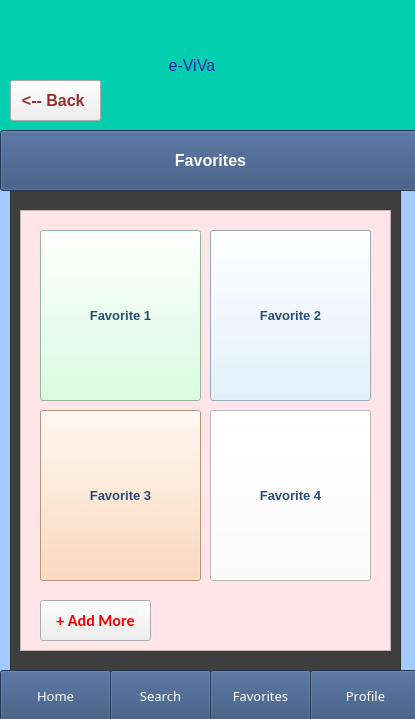
<?xml version="1.0" encoding="UTF-8"?>
<ui version="4.0">
 <class>Form</class>
 <widget class="QWidget" name="Form">
  <property name="geometry">
   <rect>
    <x>0</x>
    <y>0</y>
    <width>415</width>
    <height>719</height>
   </rect>
  </property>
  <property name="windowTitle">
   <string>Form</string>
  </property>
  <widget class="QPushButton" name="Ptiseis_3">
   <property name="geometry">
    <rect>
     <x>0</x>
     <y>130</y>
     <width>421</width>
     <height>61</height>
    </rect>
   </property>
   <property name="font">
    <font>
     <pointsize>12</pointsize>
     <weight>75</weight>
     <bold>true</bold>
    </font>
   </property>
   <property name="styleSheet">
    <string notr="true">background-color: rgb(0, 170, 255);
background-color: rgb(48, 76, 118);
color: rgb(255, 255, 255);</string>
   </property>
   <property name="text">
    <string>Favorites</string>
   </property>
  </widget>
  <widget class="QScrollArea" name="scrollArea">
   <property name="geometry">
    <rect>
     <x>-1</x>
     <y>-1</y>
     <width>421</width>
     <height>721</height>
    </rect>
   </property>
   <property name="styleSheet">
    <string notr="true">background-color: rgb(162, 202, 255);</string>
   </property>
   <property name="widgetResizable">
    <bool>true</bool>
   </property>
   <widget class="QWidget" name="scrollAreaWidgetContents">
    <property name="geometry">
     <rect>
      <x>0</x>
      <y>0</y>
      <width>419</width>
      <height>719</height>
     </rect>
    </property>
    <widget class="QListWidget" name="listWidget_3">
     <property name="geometry">
      <rect>
       <x>20</x>
       <y>210</y>
       <width>371</width>
       <height>441</height>
      </rect>
     </property>
     <property name="font">
      <font>
       <pointsize>12</pointsize>
       <weight>75</weight>
       <bold>true</bold>
      </font>
     </property>
     <property name="layoutDirection">
      <enum>Qt::LeftToRight</enum>
     </property>
     <property name="styleSheet">
      <string notr="true">background-color: rgb(255, 228, 232);
color: rgb(41, 75, 117);


</string>
     </property>
     <item>
      <property name="text">
       <string/>
      </property>
     </item>
    </widget>
    <widget class="QPushButton" name="Diamoni_10">
     <property name="geometry">
      <rect>
       <x>0</x>
       <y>670</y>
       <width>111</width>
       <height>51</height>
      </rect>
     </property>
     <property name="font">
      <font>
       <family>Arial Rounded MT Bold</family>
       <pointsize>10</pointsize>
       <weight>50</weight>
       <bold>false</bold>
      </font>
     </property>
     <property name="styleSheet">
      <string notr="true">background-color: rgb(0, 170, 255);
background-color: rgb(48, 76, 118);
color: rgb(255, 255, 255);</string>
     </property>
     <property name="text">
      <string>Home</string>
     </property>
     <property name="default">
      <bool>false</bool>
     </property>
     <property name="flat">
      <bool>false</bool>
     </property>
    </widget>
    <widget class="QPushButton" name="Diamoni_11">
     <property name="geometry">
      <rect>
       <x>110</x>
       <y>670</y>
       <width>101</width>
       <height>51</height>
      </rect>
     </property>
     <property name="font">
      <font>
       <family>Arial Rounded MT Bold</family>
       <pointsize>10</pointsize>
       <weight>50</weight>
       <bold>false</bold>
      </font>
     </property>
     <property name="styleSheet">
      <string notr="true">background-color: rgb(0, 170, 255);
background-color: rgb(48, 76, 118);
color: rgb(255, 255, 255);</string>
     </property>
     <property name="text">
      <string>Search</string>
     </property>
     <property name="default">
      <bool>false</bool>
     </property>
     <property name="flat">
      <bool>false</bool>
     </property>
    </widget>
    <widget class="QPushButton" name="Diamoni_12">
     <property name="geometry">
      <rect>
       <x>210</x>
       <y>670</y>
       <width>101</width>
       <height>51</height>
      </rect>
     </property>
     <property name="font">
      <font>
       <family>Arial Rounded MT Bold</family>
       <pointsize>10</pointsize>
       <weight>50</weight>
       <bold>false</bold>
      </font>
     </property>
     <property name="styleSheet">
      <string notr="true">background-color: rgb(0, 170, 255);
background-color: rgb(48, 76, 118);
color: rgb(255, 255, 255);</string>
     </property>
     <property name="text">
      <string>Favorites</string>
     </property>
     <property name="default">
      <bool>false</bool>
     </property>
     <property name="flat">
      <bool>false</bool>
     </property>
    </widget>
    <widget class="QPushButton" name="Diamoni_13">
     <property name="geometry">
      <rect>
       <x>310</x>
       <y>670</y>
       <width>111</width>
       <height>51</height>
      </rect>
     </property>
     <property name="font">
      <font>
       <family>Arial Rounded MT Bold</family>
       <pointsize>10</pointsize>
       <weight>50</weight>
       <bold>false</bold>
      </font>
     </property>
     <property name="styleSheet">
      <string notr="true">background-color: rgb(0, 170, 255);
background-color: rgb(48, 76, 118);
color: rgb(255, 255, 255);</string>
     </property>
     <property name="text">
      <string>Profile</string>
     </property>
     <property name="default">
      <bool>false</bool>
     </property>
     <property name="flat">
      <bool>false</bool>
     </property>
    </widget>
    <widget class="QLabel" name="e-ViVa_2">
     <property name="geometry">
      <rect>
       <x>0</x>
       <y>0</y>
       <width>431</width>
       <height>131</height>
      </rect>
     </property>
     <property name="font">
      <font>
       <family>MS Shell Dlg 2</family>
       <pointsize>12</pointsize>
       <weight>50</weight>
       <italic>false</italic>
       <bold>false</bold>
      </font>
     </property>
     <property name="styleSheet">
      <string notr="true">background-color: rgb(4, 206, 176);
font: 12pt &quot;MS Shell Dlg 2&quot;;
color: rgb(27, 36, 156);

</string>
     </property>
     <property name="text">
      <string>                                      e-ViVa</string>
     </property>
    </widget>
    <widget class="QPushButton" name="pushButton_7">
     <property name="geometry">
      <rect>
       <x>40</x>
       <y>230</y>
       <width>161</width>
       <height>171</height>
      </rect>
     </property>
     <property name="font">
      <font>
       <pointsize>10</pointsize>
       <weight>75</weight>
       <bold>true</bold>
      </font>
     </property>
     <property name="layoutDirection">
      <enum>Qt::LeftToRight</enum>
     </property>
     <property name="styleSheet">
      <string notr="true">color: rgb(41, 75, 117);
background-color: rgb(206, 255, 217);</string>
     </property>
     <property name="text">
      <string>Favorite 1</string>
     </property>
    </widget>
    <widget class="QPushButton" name="pushButton_8">
     <property name="geometry">
      <rect>
       <x>210</x>
       <y>230</y>
       <width>161</width>
       <height>171</height>
      </rect>
     </property>
     <property name="font">
      <font>
       <pointsize>10</pointsize>
       <weight>75</weight>
       <bold>true</bold>
      </font>
     </property>
     <property name="layoutDirection">
      <enum>Qt::LeftToRight</enum>
     </property>
     <property name="styleSheet">
      <string notr="true">color: rgb(41, 75, 117);
background-color: rgb(217, 240, 255);</string>
     </property>
     <property name="text">
      <string>Favorite 2</string>
     </property>
    </widget>
    <widget class="QPushButton" name="pushButton_9">
     <property name="geometry">
      <rect>
       <x>40</x>
       <y>410</y>
       <width>161</width>
       <height>171</height>
      </rect>
     </property>
     <property name="font">
      <font>
       <pointsize>10</pointsize>
       <weight>75</weight>
       <bold>true</bold>
      </font>
     </property>
     <property name="layoutDirection">
      <enum>Qt::LeftToRight</enum>
     </property>
     <property name="styleSheet">
      <string notr="true">color: rgb(41, 75, 117);
background-color: rgb(255, 208, 169);</string>
     </property>
     <property name="text">
      <string>Favorite 3</string>
     </property>
    </widget>
    <widget class="QPushButton" name="pushButton_10">
     <property name="geometry">
      <rect>
       <x>210</x>
       <y>410</y>
       <width>161</width>
       <height>171</height>
      </rect>
     </property>
     <property name="font">
      <font>
       <pointsize>10</pointsize>
       <weight>75</weight>
       <bold>true</bold>
      </font>
     </property>
     <property name="layoutDirection">
      <enum>Qt::LeftToRight</enum>
     </property>
     <property name="styleSheet">
      <string notr="true">color: rgb(41, 75, 117);
background-color: rgb(255, 255, 255);</string>
     </property>
     <property name="text">
      <string>Favorite 4</string>
     </property>
    </widget>
    <widget class="QPushButton" name="pushButton">
     <property name="geometry">
      <rect>
       <x>40</x>
       <y>600</y>
       <width>111</width>
       <height>41</height>
      </rect>
     </property>
     <property name="font">
      <font>
       <family>Calibri</family>
       <pointsize>12</pointsize>
       <weight>75</weight>
       <bold>true</bold>
      </font>
     </property>
     <property name="styleSheet">
      <string notr="true">color: rgb(255, 0, 0);
background-color: rgb();</string>
     </property>
     <property name="text">
      <string>+ Add More</string>
     </property>
    </widget>
    <widget class="QPushButton" name="BackButton">
     <property name="geometry">
      <rect>
       <x>10</x>
       <y>80</y>
       <width>91</width>
       <height>41</height>
      </rect>
     </property>
     <property name="font">
      <font>
       <pointsize>12</pointsize>
       <weight>75</weight>
       <bold>true</bold>
      </font>
     </property>
     <property name="styleSheet">
      <string notr="true">color: rgb(150, 48, 48);
background-color: rgb();</string>
     </property>
     <property name="text">
      <string>&lt;-- Back </string>
     </property>
    </widget>
    <widget class="QGraphicsView" name="graphicsView">
     <property name="geometry">
      <rect>
       <x>10</x>
       <y>180</y>
       <width>391</width>
       <height>501</height>
      </rect>
     </property>
     <property name="styleSheet">
      <string notr="true">background-color: rgb(62, 62, 62);</string>
     </property>
    </widget>
    <zorder>graphicsView</zorder>
    <zorder>listWidget_3</zorder>
    <zorder>Diamoni_13</zorder>
    <zorder>Diamoni_12</zorder>
    <zorder>Diamoni_11</zorder>
    <zorder>Diamoni_10</zorder>
    <zorder>e-ViVa_2</zorder>
    <zorder>pushButton_7</zorder>
    <zorder>pushButton_8</zorder>
    <zorder>pushButton_9</zorder>
    <zorder>pushButton_10</zorder>
    <zorder>pushButton</zorder>
    <zorder>BackButton</zorder>
   </widget>
  </widget>
  <zorder>scrollArea</zorder>
  <zorder>Ptiseis_3</zorder>
 </widget>
 <resources/>
 <connections/>
</ui>
